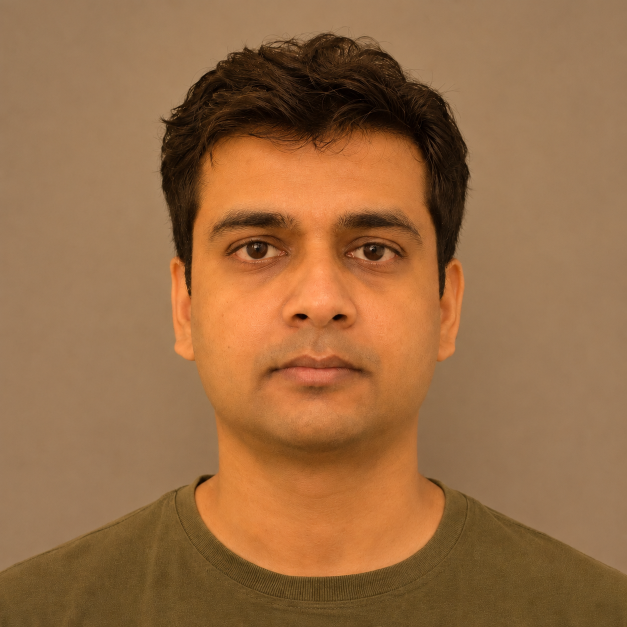
#> input picture generated_images/exec-74062b1b-e620-406a-b104-e22e987e0720.png, 1254 x 1254 px (shown at 1/2 size)
$ python -i face_crop.py   (imports and definitions only)
#> lines starting #> are read from the running program, lines starting #| are printed output that depends on the picture
#> further down, picture is the input picture: PIL image 1254x1254 RGB; mean R, G, B 151.6, 107.6, 68.2
import cv2
import numpy as np
from PIL import Image

detector = cv2.CascadeClassifier(
    cv2.data.haarcascades + "haarcascade_frontalface_default.xml"
)


def crop_face(image: Image.Image) -> Image.Image | None:
    padded, _ = crop_face_regions(image)
    return padded


def crop_face_regions(
    image: Image.Image,
) -> tuple[Image.Image | None, Image.Image | None]:
    gray = np.asarray(image.convert("L"))
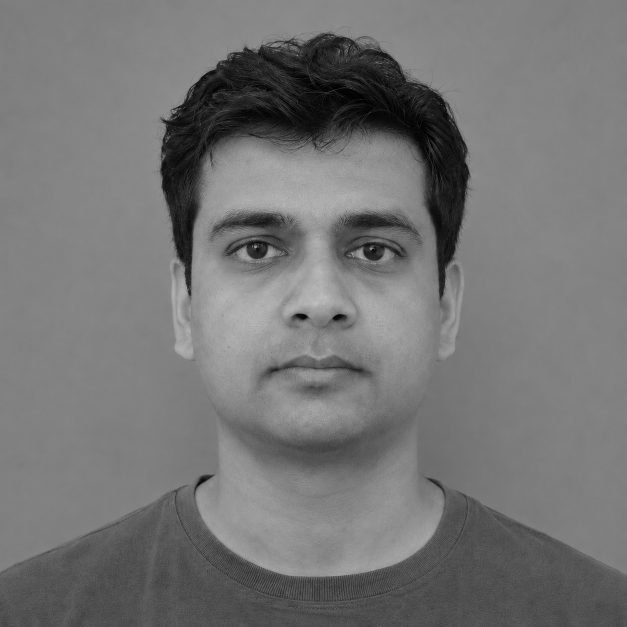
#> gray: shape (1254, 1254) (shown at 1/2 size); min 0, max 199, mean 116.3
    faces = detector.detectMultiScale(gray, minSize=(40, 40))
#> faces = [[273, 219, 733, 733]]

    if len(faces) != 1:
        return None, None

    x, y, width, height = map(int, faces[0])
#> x = 273; y = 219; width = 733; height = 733
    padding = int(max(width, height) * 0.20)
#> padding = 146

    padded = image.crop((
        max(0, x - padding),
        max(0, y - padding),
        min(image.width, x + width + padding),
        min(image.height, y + height + padding),
    ))
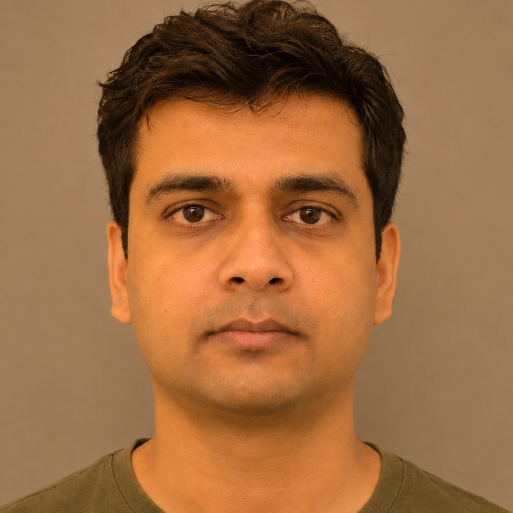
#> padded: PIL image 1025x1025 RGB (shown at 1/2 size); mean R, G, B 156.8, 107.5, 66.7
    tight = image.crop((x, y, x + width, y + height))
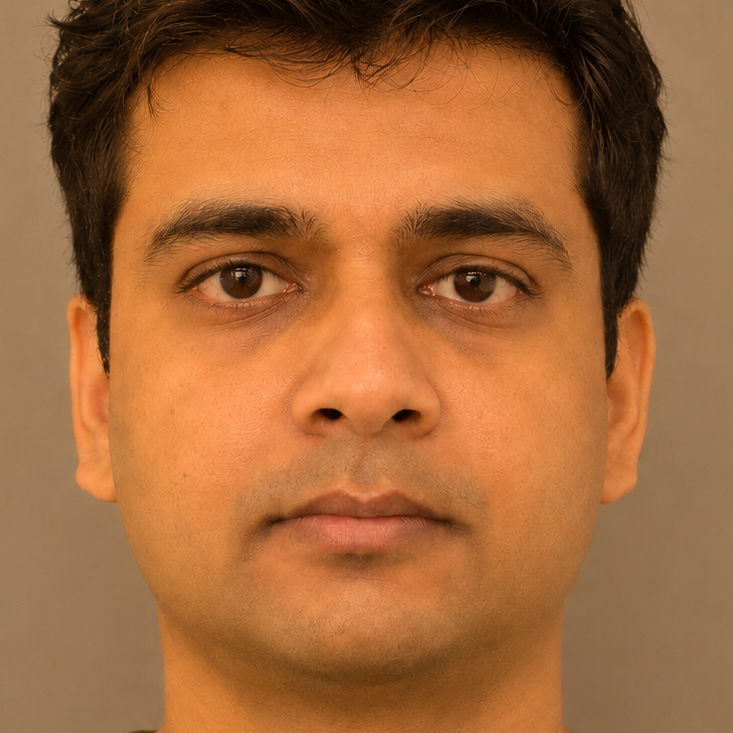
#> tight: PIL image 733x733 RGB; mean R, G, B 163.5, 104.6, 59.8
    return padded, tight

>>> from PIL import Image
>>> picture = Image.open('../generated_images/exec-74062b1b-e620-406a-b104-e22e987e0720.png')
>>> result = crop_face(picture)

$ run again, on generated_images/exec-ad8ec273-f422-4a12-9e73-791d837759d3.png
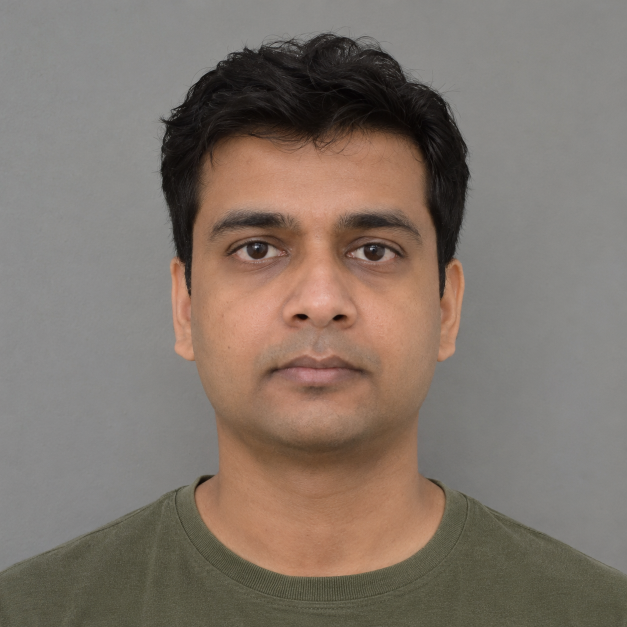
#> input picture generated_images/exec-ad8ec273-f422-4a12-9e73-791d837759d3.png, 1254 x 1254 px (shown at 1/2 size)
#> picture is the input picture: PIL image 1254x1254 RGB; mean R, G, B 128.3, 116, 106.3
#> in crop_face_regions, `gray = np.asarray(image.convert("L"))`:
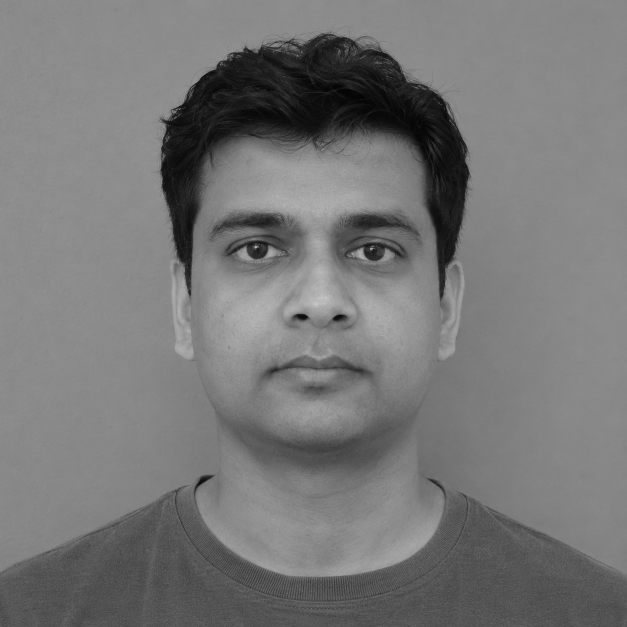
#> gray: shape (1254, 1254) (shown at 1/2 size); min 1, max 202, mean 118.6
#> faces = [[282, 227, 713, 713]]
#> x = 282; y = 227; width = 713
#> padding = 142
#> in crop_face_regions, `tight = image.crop((x, y, x + width, y + height))`:
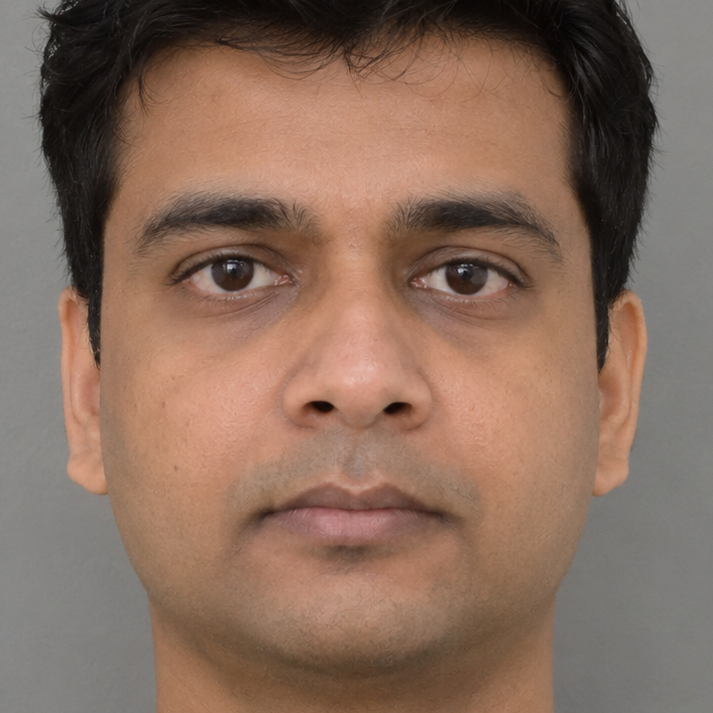
#> tight: PIL image 713x713 RGB; mean R, G, B 136.1, 108.6, 93.3
